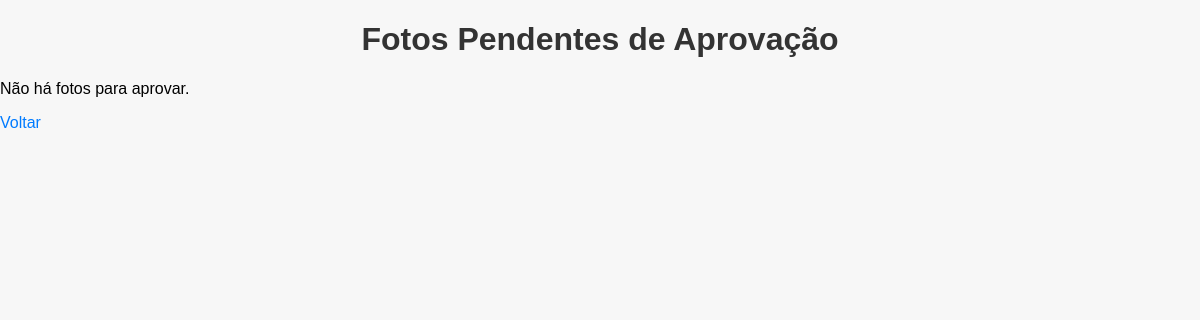
The page /aprovacao/ (signed in) on the database as committed earlier.
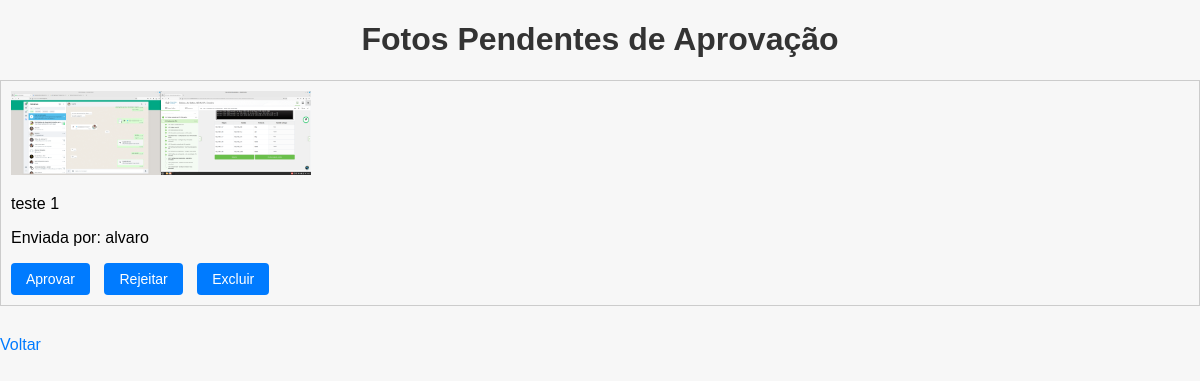
The same page on the database as committed later.
### galeria/models.py (models this page shows)
class Foto(models.Model):
    autor = models.ForeignKey(User, on_delete=models.CASCADE)
    imagem = models.ImageField(upload_to='fotos/')
    descricao = models.TextField(blank=True)
    data_envio = models.DateTimeField(auto_now_add=True)
    aprovada = models.BooleanField(default=False)
    def __str__(self):
        return f"Foto {self.id} por {self.autor.username}"

### galeria/views.py (the view, shortened to what this page needs)
# urls.py: path('aprovacao/', views.aprovacao_fotos, name='aprovacao_fotos'),
@user_passes_test(is_casal)
def aprovacao_fotos(request):
    print("Acessando a aprovação de fotos...")
    fotos_pendentes = Foto.objects.filter(aprovada=False).order_by('data_envio')
    print(f"Fotos pendentes: {fotos_pendentes}")
    return render(request, 'aprovacao_fotos.html', {'fotos': fotos_pendentes})

### galeria/views.py (called while the page is built)
def is_casal(user):
    return user.is_superuser

### templates/aprovacao_fotos.html (shortened to what this page needs)
{% load static %}
<!DOCTYPE html>
<html>
<head>
    <link rel="stylesheet" href="{% static 'css/style.css' %}">
</head>
<body>
    <h1>Fotos Pendentes de Aprovação</h1>
    {% for foto in fotos %}
        <div style="margin-bottom: 30px; border:1px solid #ccc; padding:10px;">
            <img src="{{ foto.imagem.url }}" alt="Foto" width="300">
            <p>{{ foto.descricao }}</p>
            <p>Enviada por: {{ foto.autor.username }}</p>
            <form method="post" style="display: inline;">
                <button type="submit" name="acao" value="aprovar">Aprovar</button>
            </form>
            <form method="post" style="display: inline;">
                <button type="submit" name="acao" value="rejeitar">Rejeitar</button>
            </form>
            {% if request.user.is_superuser %}
            <form method="post" action="{% url 'deletar_foto' foto.id %}" style="display: inline;">
                <button type="submit" onclick="return confirm('Tem certeza que deseja deletar esta foto?');" class="btn btn-danger btn-sm">Excluir</button>
            </form>
            {% endif %}
        </div>
    {% empty %}
        <p>Não há fotos para aprovar.</p>
    {% endfor %}
    <p><a href="{% url 'home' %}">Voltar</a></p>
</body>
</html>

Rows that differ between the two databases and show on the page:
added Foto: imagem (picture), descricao "teste 1", autor.username "alvaro"
Other text that changed with them:
text no longer shown: "Não há fotos para aprovar."
